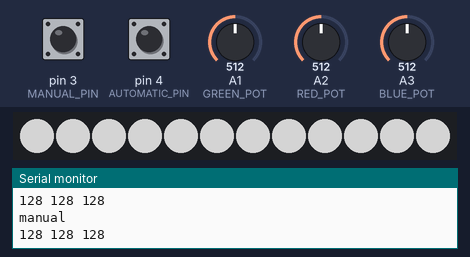
This sketch was run on a simulated Arduino Uno, built with avr-gcc and run on an emulated ATmega328P. On the bench: 12 RGB LEDs in strip order, left to right, the last lines printed to the serial monitor. The inputs (shaded band) are chosen by the test bench; at power-on: pin 4 (AUTOMATIC_PIN) HIGH, pin 3 (MANUAL_PIN) HIGH, A1 (GREEN_POT) = 512, A2 (RED_POT) = 512, A3 (BLUE_POT) = 512. Dim RGB values are drawn brighter than linear.

Above: at 1.2 s.
1.3 s: pin 4 (AUTOMATIC_PIN) pulled LOW for 0.15 s
At 1.37 s:
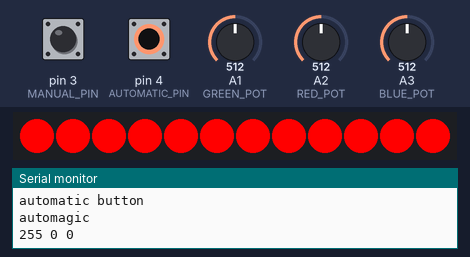
3.1 s: pin 3 (MANUAL_PIN) pulled LOW for 0.15 s
At 3.9 s:
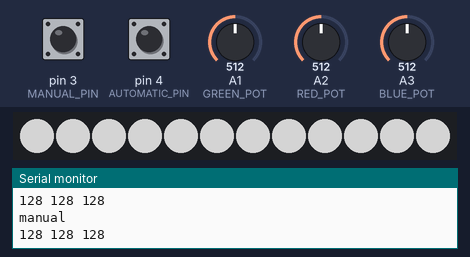
4.7 s: A1 (GREEN_POT) set to 716
6.2 s: A2 (RED_POT) set to 716
7.7 s: A3 (BLUE_POT) set to 306
At 8.0 s:
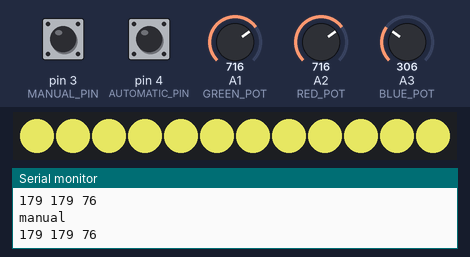
9.2 s: A1 (GREEN_POT) set to 511
Timing chart, 0 to 11.7 s (numbered marks = the images above; inputs shaded):
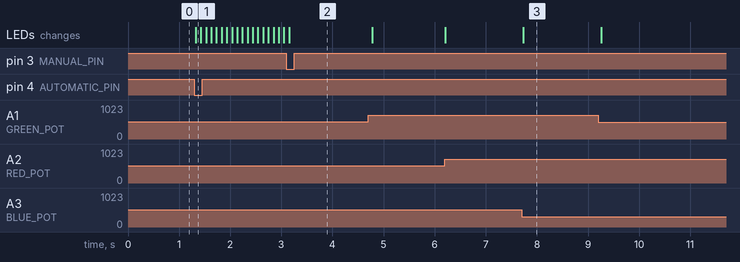

The sketch:

led_circle.ino
```cpp
#include <Adafruit_NeoPixel.h>
#ifdef __AVR__
  #include <avr/power.h>
#endif
#define ARRAY_SIZE(x) (sizeof(x) / sizeof((x)[0]))

#define LED_PIN 6
#define MANUAL_PIN 3
#define AUTOMATIC_PIN 4
#define RED_POT A2
#define GREEN_POT A1
#define BLUE_POT A3
#define NUMPIXELS 12

Adafruit_NeoPixel pixels = Adafruit_NeoPixel(NUMPIXELS, LED_PIN, NEO_GRB + NEO_KHZ800);

const int button_pins[] = {MANUAL_PIN, AUTOMATIC_PIN};

int button_state[ARRAY_SIZE(button_pins)];
int button_state_last[ARRAY_SIZE(button_pins)];
int debounce[ARRAY_SIZE(button_pins)];
int debounce_time = 80;

void setup() {

  Serial.begin(115200);
  pixels.begin();


  for (int i=0; i < ARRAY_SIZE(button_pins); ++i) {
    pinMode(button_pins[i], INPUT_PULLUP);
    button_state[i] = 1;
    button_state_last[i] = 1;
    debounce[i] = 0;
  }
}

// http://www.instructables.com/id/How-to-Make-Proper-Rainbow-and-Random-Colors-With-/
const uint8_t HSVlights[61] =
{0, 4, 8, 13, 17, 21, 25, 30, 34, 38, 42, 47, 51, 55, 59, 64, 68, 72, 76,
81, 85, 89, 93, 98, 102, 106, 110, 115, 119, 123, 127, 132, 136, 140, 144,
149, 153, 157, 161, 166, 170, 174, 178, 183, 187, 191, 195, 200, 204, 208,
212, 217, 221, 225, 229, 234, 238, 242, 246, 251, 255};

void trueHSV(uint8_t* rgbColour, int angle) {

  if (angle<60) {rgbColour[0] = 255; rgbColour[1] = HSVlights[angle]; rgbColour[2] = 0;} else
  if (angle<120) {rgbColour[0] = HSVlights[120-angle]; rgbColour[1] = 255; rgbColour[2] = 0;} else
  if (angle<180) {rgbColour[0] = 0, rgbColour[1] = 255; rgbColour[2] = HSVlights[angle-120];} else
  if (angle<240) {rgbColour[0] = 0, rgbColour[1] = HSVlights[240-angle]; rgbColour[2] = 255;} else
  if (angle<300) {rgbColour[0] = HSVlights[angle-240], rgbColour[1] = 0; rgbColour[2] = 255;} else
                 {rgbColour[0] = 255, rgbColour[1] = 0; rgbColour[2] = HSVlights[360-angle];}
}

void loop() {
  uint8_t rgbColour[3];
  static int angle = 0;


  //Read switch, set state
  static bool state = 0; //0 is manual, 1 automatic
  for(int i=0; i < ARRAY_SIZE(button_pins); ++i) {
    button_state[i] = digitalRead(button_pins[i]);
    unsigned long now = millis() + (unsigned long)-3000;
    if (button_state[i] != button_state_last[i] && now - debounce[i] > debounce_time) {
      button_state_last[i] = button_state[i];
      debounce[i] = now;
      if(button_state[i] == LOW) {
        if(i == 0) {
          //manual mode
          state = 0;
          Serial.println("manual button");
        } else if (i == 1) {
          //automatic mode
          state = 1;
          angle = 0;
          Serial.println("automatic button");
        }
      }
    }
  }
  if(state == 0) {
    Serial.println("manual");
    rgbColour[0] = analogRead(RED_POT)/4;
    rgbColour[1] = analogRead(GREEN_POT)/4;
    rgbColour[2] = analogRead(BLUE_POT)/4;

    if(rgbColour[0] < 3) rgbColour[0] = 0;
    if(rgbColour[1] < 3) rgbColour[1] = 0;
    if(rgbColour[2] < 3) rgbColour[2] = 0;

    Serial.print(rgbColour[0]);
    Serial.print(" ");
    Serial.print(rgbColour[1]);
    Serial.print(" ");
    Serial.print(rgbColour[2]);
    Serial.println();
    for(int i=0;i<NUMPIXELS;i++){
      pixels.setPixelColor(i, pixels.Color(rgbColour[0],rgbColour[1],rgbColour[2]));
    }
  } else if(state ==1) {
    Serial.println("automagic");
    trueHSV(rgbColour, angle);
    angle = (1 + angle) % 360;
    Serial.print(rgbColour[0]);
    Serial.print(" ");
    Serial.print(rgbColour[1]);
    Serial.print(" ");
    Serial.print(rgbColour[2]);
    Serial.println();
    for(int i=0;i<NUMPIXELS;i++) {
      pixels.setPixelColor(i, pixels.Color(rgbColour[0], rgbColour[1], rgbColour[2]));
    }
  }
  pixels.show();
  delay(100);
}
```

Measured:
- after the input at 1.3 s, the LEDs: change at once (image 1)
- after the input at 3.1 s, the LEDs: change after 0.05 s (image 2)
- after the input at 7.7 s, the LEDs: change at once (image 3)
